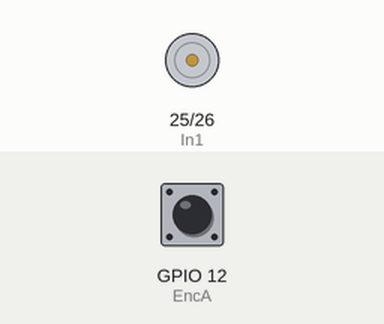
Recording of a sketch running on a simulated ESP32. Parts: motor-driver pin pairs drawn as motors (green arrow = first pin HIGH = forward, orange = second pin HIGH = backward, longer = more drive). The test bench sets the inputs (shaded band); at power-on: GPIO 12 (EncA) HIGH. What the sketch prints to the serial monitor is not drawn.

Above: at 2.0 s.
Timing chart, 0 to 55.8 s (numbered marks = the images above):
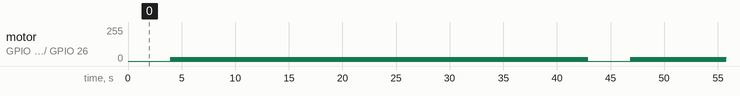

The sketch:

testing_interruption_movement.ino
```cpp
const int EncA = 12;
const int EncB = 13;

const int In1 = 25;
const int In2 = 26;

int expected_position = 0;
int camera_servo_angle = 0;
int error_position = 0;

int pwm_value = 30;
int max_pulses = 4560;

float position = 0;
int revolutions = 0;
long current_pulse = 0;

volatile bool Aset = 0;
volatile bool Bset = 0;

bool movement_direction = true;
float last_position = 0;

int delay_timeout = 0;

void IRAM_ATTR Encoder() {
  current_pulse++;
  /*if(current_pulse == expected_position){
    pwm_value = 0;
    analogWrite(In1, 0);
    analogWrite(In2, 0);
  }*/
}

void setup(){
  Serial.begin(9600);
  pinMode(In1, OUTPUT);
  pinMode(In2, OUTPUT);

  pinMode(EncA, INPUT_PULLUP);
  pinMode(EncB, INPUT_PULLUP);

  attachInterrupt(digitalPinToInterrupt(EncA), Encoder, CHANGE);

  expected_position = 0;
  position = 0;
}

void movement(bool dir, int timeout){
  analogWrite(In1,  dir * pwm_value);
  analogWrite(In2, !dir * pwm_value);
  delay(timeout);
  analogWrite(In1, 0);
  analogWrite(In2, 0);
}

void loop(){
  Serial.print(delay_timeout);
  Serial.print(" ms -> ");
  Serial.println(current_pulse);
  current_pulse = 0;
  //movement(true, 40);
  delay(4000);
  for(int i=0; i < 360; i++){
    movement(true, 30);
    delay(78);
  }

}
```

Measured:
- by itself, motor on GPIO 25 (In1) / GPIO 26 (In2): repeats every 42.9 s: forward 30/255 0.03 s, stopped 4.1 s, 359 × (forward 30/255 0.03 s, stopped 0.08 s)
